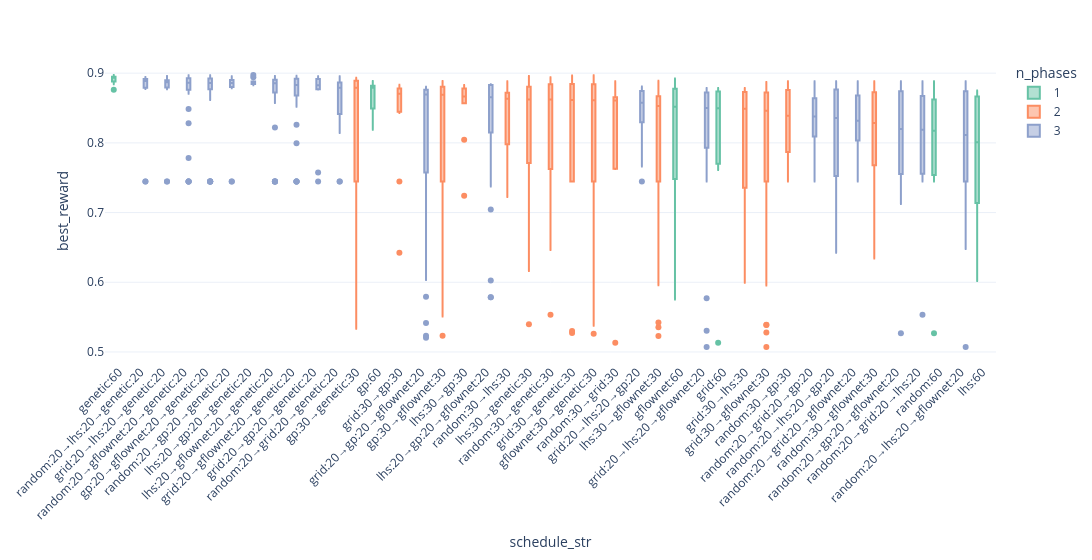

The cell this chart's notebook holds for it:
### Code cell
plot_final_boxplot(metrics, metric="best_reward", groupby="schedule_str", color_by="n_phases")

### Figure 1 — Plotly figure (JSON) as saved in the notebook; plotly's stock layout.template omitted (floating-point values rounded to 4 significant figures; data arrays with more than 128 entries replaced by an {"elided": "..."} marker saying what was removed)
{"data": [{"alignmentgroup": "True", "boxpoints": "outliers", "customdata": {"elided": "96x5 mixed values"}, "hovertemplate": "n_phases=1<br>schedule_str=%{x}<br>best_reward=%{y}<br>run=%{customdata[0]}<br>acquisition=%{customdata[1]}<br>n_init=%{customdata[2]}<br>n_candidates_per_iter=%{customdata[3]}<br>seed=%{customdata[4]}<extra></extra>", "legendgroup": "1", "marker": {"color": "rgb(102,194,165)"}, "name": "1", "notched": false, "offsetgroup": "1", "orientation": "v", "showlegend": true, "type": "box", "x": ["random:60", "random:60", "random:60", "random:60", "grid:60", "grid:60", "grid:60", "grid:60", "grid:60", "grid:60", "grid:60", "grid:60", "random:60", "grid:60", "grid:60", "grid:60", "grid:60", "lhs:60", "lhs:60", "lhs:60", "lhs:60", "lhs:60", "lhs:60", "random:60", "lhs:60", "lhs:60", "lhs:60", "lhs:60", "lhs:60", "lhs:60", "gp:60", "gp:60", "gp:60", "gp:60", "random:60", "gp:60", "gp:60", "gp:60", "gp:60", "gp:60", "gp:60", "gp:60", "gp:60", "gflownet:60", "gflownet:60", "random:60", "gflownet:60", "gflownet:60", "gflownet:60", "gflownet:60", "gflownet:60", "gflownet:60", "gflownet:60", "gflownet:60", "gflownet:60", "gflownet:60", "random:60", "gflownet:60", "gflownet:60", "gflownet:60", "gflownet:60", "gflownet:60", "gflownet:60", "gflownet:60", "gflownet:60", "gflownet:60", "gflownet:60", "random:60", "gflownet:60", "gflownet:60", "gflownet:60", "gflownet:60", "gflownet:60", "gflownet:60", "gflownet:60", "gflownet:60", "gflownet:60", "gflownet:60", "random:60", "gflownet:60", "gflownet:60", "gflownet:60", "gflownet:60", "genetic:60", "genetic:60", "genetic:60", "genetic:60", "genetic:60", "genetic:60", "random:60", "genetic:60", "genetic:60", "genetic:60", "genetic:60", "genetic:60", "genetic:60"], "x0": " ", "xaxis": "x", "y": [0.7968, 0.7445, 0.858, 0.5269, 0.5132, 0.7611, 0.8768, 0.8788, 0.8373, 0.8643, 0.779, 0.7611, 0.8883, 0.8488, 0.8723, 0.8507, 0.875, 0.7541, 0.7445, 0.8661, 0.8666, 0.8717, 0.6832, 0.8756, 0.602, 0.7445, 0.8752, 0.8666, 0.8477, 0.616, 0.8793, 0.8476, 0.8857, 0.8812, 0.8663, 0.8717, 0.8189, 0.8271, 0.8827, 0.8786, 0.8888, 0.8796, 0.8509, 0.8838, 0.6893, 0.8313, 0.5753, 0.7946, 0.7519, 0.7445, 0.8709, 0.8823, 0.8749, 0.8702, 0.8033, 0.8828, 0.7633, 0.8769, 0.8776, 0.8489, 0.8099, 0.7924, 0.6458, 0.7333, 0.6206, 0.6473, 0.7445, 0.7445, 0.7445, 0.7843, 0.8547, 0.8907, 0.885, 0.8033, 0.8777, 0.8814, 0.86, 0.8759, 0.8582, 0.8805, 0.8924, 0.8574, 0.7688, 0.8956, 0.8932, 0.8972, 0.8843, 0.8885, 0.8874, 0.8033, 0.8964, 0.8931, 0.8941, 0.8941, 0.8937, 0.8761], "y0": " ", "yaxis": "y"}, {"alignmentgroup": "True", "boxpoints": "outliers", "customdata": {"elided": "300x5 mixed values"}, "hovertemplate": "n_phases=2<br>schedule_str=%{x}<br>best_reward=%{y}<br>run=%{customdata[0]}<br>acquisition=%{customdata[1]}<br>n_init=%{customdata[2]}<br>n_candidates_per_iter=%{customdata[3]}<br>seed=%{customdata[4]}<extra></extra>", "legendgroup": "2", "marker": {"color": "rgb(252,141,98)"}, "name": "2", "notched": false, "offsetgroup": "2", "orientation": "v", "showlegend": true, "type": "box", "x": {"elided": "300 str values"}, "x0": " ", "xaxis": "x", "y": {"elided": "300 float values"}, "y0": " ", "yaxis": "y"}, {"alignmentgroup": "True", "boxpoints": "outliers", "customdata": {"elided": "480x5 mixed values"}, "hovertemplate": "n_phases=3<br>schedule_str=%{x}<br>best_reward=%{y}<br>run=%{customdata[0]}<br>acquisition=%{customdata[1]}<br>n_init=%{customdata[2]}<br>n_candidates_per_iter=%{customdata[3]}<br>seed=%{customdata[4]}<extra></extra>", "legendgroup": "3", "marker": {"color": "rgb(141,160,203)"}, "name": "3", "notched": false, "offsetgroup": "3", "orientation": "v", "showlegend": true, "type": "box", "x": {"elided": "480 str values"}, "x0": " ", "xaxis": "x", "y": {"elided": "480 float values"}, "y0": " ", "yaxis": "y"}], "layout": {"boxmode": "group", "legend": {"title": {"text": "n_phases"}, "tracegroupgap": 0}, "margin": {"t": 60}, "showlegend": true, "width": 1640, "xaxis": {"anchor": "y", "categoryarray": ["genetic:60", "random:20→lhs:20→genetic:20", "grid:20→lhs:20→genetic:20", "random:20→gflownet:20→genetic:20", "gp:20→gflownet:20→genetic:20", "random:20→gp:20→genetic:20", "lhs:20→gp:20→genetic:20", "lhs:20→gflownet:20→genetic:20", "grid:20→gflownet:20→genetic:20", "grid:20→gp:20→genetic:20", "random:20→grid:20→genetic:20", "gp:30→genetic:30", "gp:60", "grid:30→gp:30", "grid:20→gp:20→gflownet:20", "gp:30→gflownet:30", "lhs:30→gp:30", "lhs:20→gp:20→gflownet:20", "random:30→lhs:30", "lhs:30→genetic:30", "random:30→genetic:30", "grid:30→genetic:30", "gflownet:30→genetic:30", "random:30→grid:30", "grid:20→lhs:20→gp:20", "lhs:30→gflownet:30", "gflownet:60", "grid:20→lhs:20→gflownet:20", "grid:60", "grid:30→lhs:30", "grid:30→gflownet:30", "random:30→gp:30", "random:20→grid:20→gp:20", "random:20→lhs:20→gp:20", "random:20→grid:20→gflownet:20", "random:30→gflownet:30", "random:20→gp:20→gflownet:20", "random:20→grid:20→lhs:20", "random:60", "random:20→lhs:20→gflownet:20", "lhs:60"], "categoryorder": "array", "domain": [0, 1], "tickangle": -45, "title": {"text": "schedule_str"}}, "yaxis": {"anchor": "x", "domain": [0, 1], "title": {"text": "best_reward"}}}}
